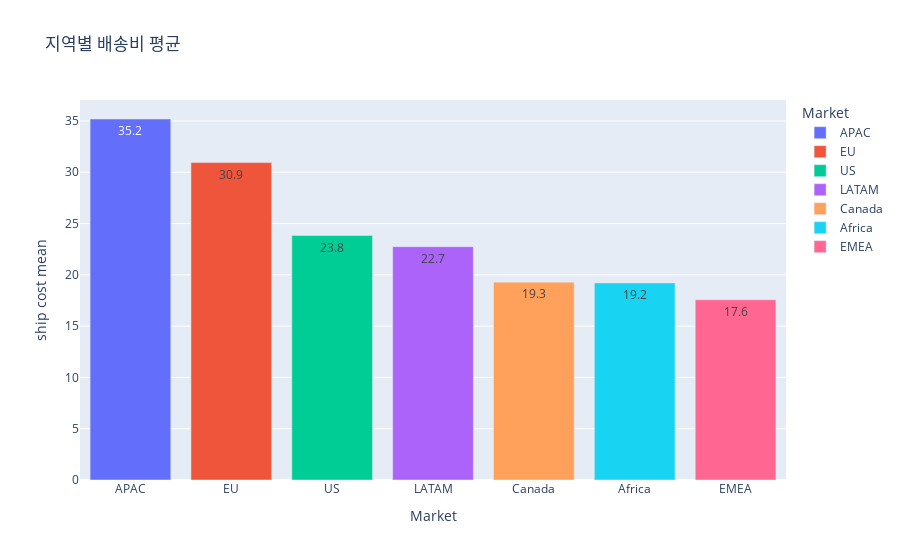

Notebook code cell kept with this figure:
### Code cell
shipping_cost = df.groupby('Market')['Shipping.Cost'].mean().sort_values(ascending=False).to_frame('ship cost mean').reset_index()
fig = px.bar(shipping_cost, x='Market', y='ship cost mean', color='Market', text_auto='.1f', title='지역별 배송비 평균')
fig.show()

### Figure 1 — Plotly figure (JSON) as saved in the notebook; plotly's stock layout.template omitted (floating-point values rounded to 4 significant figures)
{"data": [{"alignmentgroup": "True", "hovertemplate": "Market=%{x}<br>ship cost mean=%{y}<extra></extra>", "legendgroup": "APAC", "marker": {"color": "#636efa", "pattern": {"shape": ""}}, "name": "APAC", "offsetgroup": "APAC", "orientation": "v", "showlegend": true, "textposition": "auto", "texttemplate": "%{y:.1f}", "type": "bar", "x": ["APAC"], "xaxis": "x", "y": [35.19], "yaxis": "y"}, {"alignmentgroup": "True", "hovertemplate": "Market=%{x}<br>ship cost mean=%{y}<extra></extra>", "legendgroup": "EU", "marker": {"color": "#EF553B", "pattern": {"shape": ""}}, "name": "EU", "offsetgroup": "EU", "orientation": "v", "showlegend": true, "textposition": "auto", "texttemplate": "%{y:.1f}", "type": "bar", "x": ["EU"], "xaxis": "x", "y": [30.94], "yaxis": "y"}, {"alignmentgroup": "True", "hovertemplate": "Market=%{x}<br>ship cost mean=%{y}<extra></extra>", "legendgroup": "US", "marker": {"color": "#00cc96", "pattern": {"shape": ""}}, "name": "US", "offsetgroup": "US", "orientation": "v", "showlegend": true, "textposition": "auto", "texttemplate": "%{y:.1f}", "type": "bar", "x": ["US"], "xaxis": "x", "y": [23.83], "yaxis": "y"}, {"alignmentgroup": "True", "hovertemplate": "Market=%{x}<br>ship cost mean=%{y}<extra></extra>", "legendgroup": "LATAM", "marker": {"color": "#ab63fa", "pattern": {"shape": ""}}, "name": "LATAM", "offsetgroup": "LATAM", "orientation": "v", "showlegend": true, "textposition": "auto", "texttemplate": "%{y:.1f}", "type": "bar", "x": ["LATAM"], "xaxis": "x", "y": [22.74], "yaxis": "y"}, {"alignmentgroup": "True", "hovertemplate": "Market=%{x}<br>ship cost mean=%{y}<extra></extra>", "legendgroup": "Canada", "marker": {"color": "#FFA15A", "pattern": {"shape": ""}}, "name": "Canada", "offsetgroup": "Canada", "orientation": "v", "showlegend": true, "textposition": "auto", "texttemplate": "%{y:.1f}", "type": "bar", "x": ["Canada"], "xaxis": "x", "y": [19.29], "yaxis": "y"}, {"alignmentgroup": "True", "hovertemplate": "Market=%{x}<br>ship cost mean=%{y}<extra></extra>", "legendgroup": "Africa", "marker": {"color": "#19d3f3", "pattern": {"shape": ""}}, "name": "Africa", "offsetgroup": "Africa", "orientation": "v", "showlegend": true, "textposition": "auto", "texttemplate": "%{y:.1f}", "type": "bar", "x": ["Africa"], "xaxis": "x", "y": [19.22], "yaxis": "y"}, {"alignmentgroup": "True", "hovertemplate": "Market=%{x}<br>ship cost mean=%{y}<extra></extra>", "legendgroup": "EMEA", "marker": {"color": "#FF6692", "pattern": {"shape": ""}}, "name": "EMEA", "offsetgroup": "EMEA", "orientation": "v", "showlegend": true, "textposition": "auto", "texttemplate": "%{y:.1f}", "type": "bar", "x": ["EMEA"], "xaxis": "x", "y": [17.57], "yaxis": "y"}], "layout": {"barmode": "relative", "legend": {"title": {"text": "Market"}, "tracegroupgap": 0}, "title": {"text": "지역별 배송비 평균"}, "xaxis": {"anchor": "y", "categoryarray": ["APAC", "EU", "US", "LATAM", "Canada", "Africa", "EMEA"], "categoryorder": "array", "domain": [0, 1], "title": {"text": "Market"}}, "yaxis": {"anchor": "x", "domain": [0, 1], "title": {"text": "ship cost mean"}}}}
